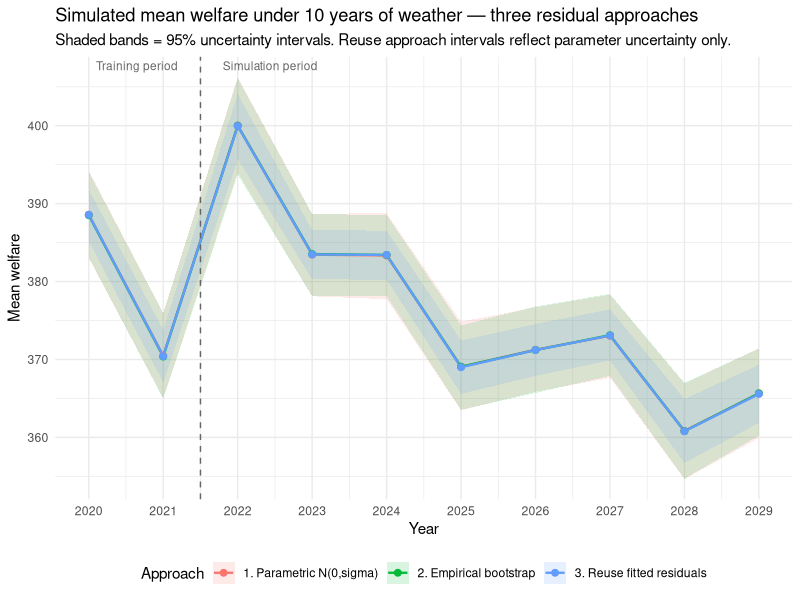
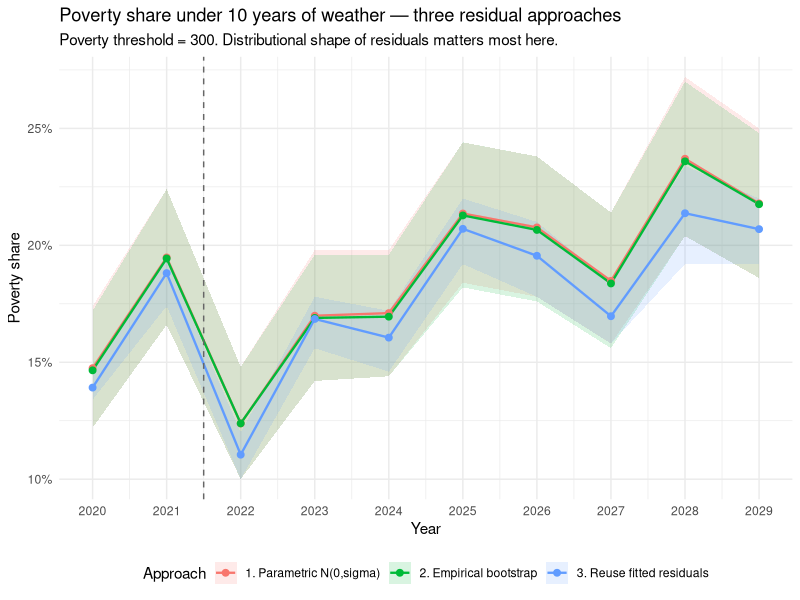
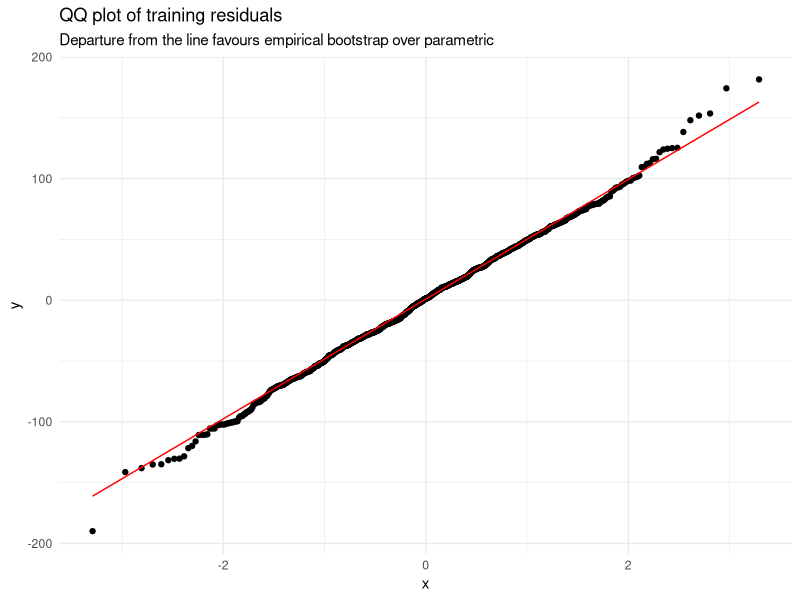
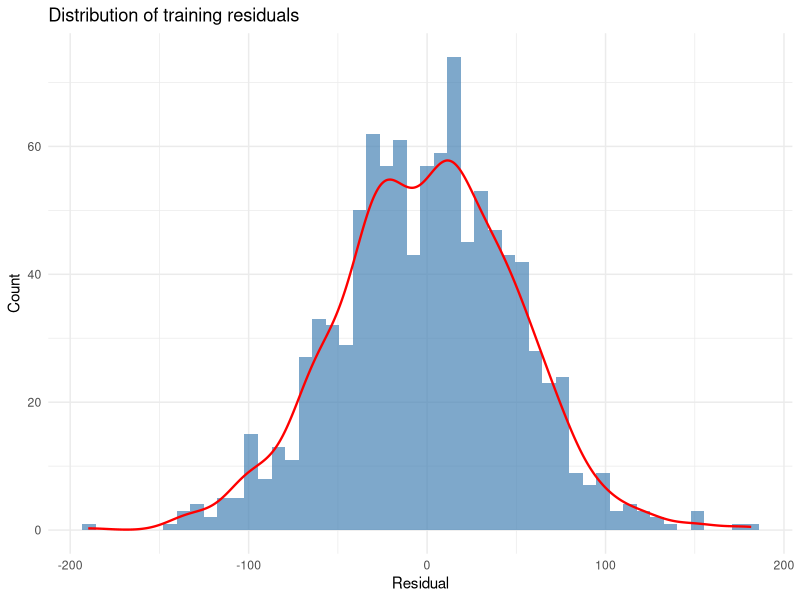
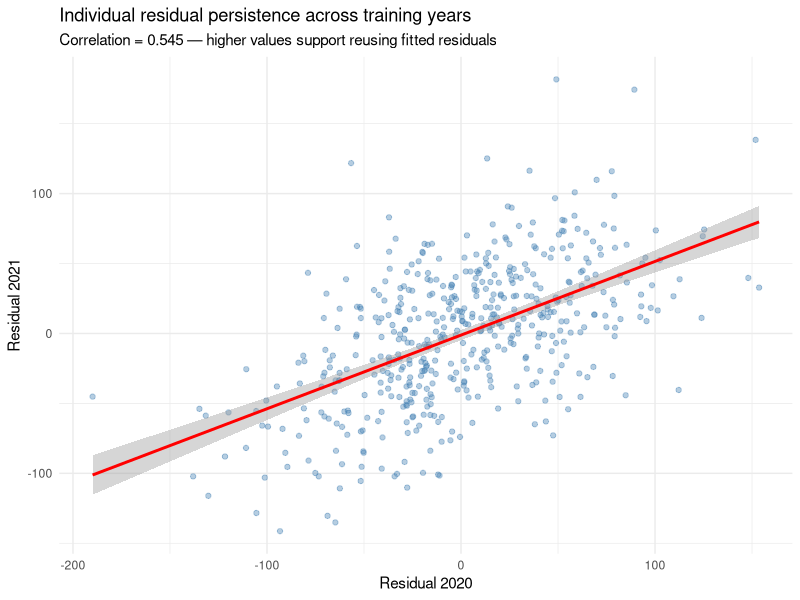

Write R code to recreate these figures, in order.
library(MASS)
library(tidyverse)

# =============================================================
# DATA SETUP
# 
# Survey data: 2 years (2020, 2021), same N households observed
# Weather data: 10 years (2020-2029), same locations
# Goal: simulate welfare for the same survey sample under
#       each year's weather conditions
# =============================================================

set.seed(123)

N          <- 500        # number of households
locations  <- paste0("loc_", 1:10)
survey_yrs <- c(2020, 2021)
all_yrs    <- 2020:2029
n_sim      <- 2000

# -------------------------------------------------------
# 1. Generate household characteristics (fixed over time)
#    These are the X_i and E_j covariates — observed and
#    held constant across all weather scenarios
# -------------------------------------------------------

households <- tibble(
  i         = 1:N,
  j         = sample(locations, N, replace = TRUE),
  X_assets  = rnorm(N, mean = 50, sd = 15),    # household asset index
  E_market  = rnorm(N, mean = 5,  sd = 2)      # location market access
)

# -------------------------------------------------------
# 2. Generate weather data for all 10 years by location
#    In the real application this comes from your weather dataset.
#    The 2020-2021 values are also used in training.
# -------------------------------------------------------

weather <- expand_grid(
  j    = locations,
  year = all_yrs
) %>%
  mutate(
    Haz = rnorm(n(), mean = 2 + 0.1 * (year - 2020), sd = 1)
    # Slight upward trend in hazard severity over time
  )

# -------------------------------------------------------
# 3. Generate survey data for 2020 and 2021
#    True DGP: W = 200 - 30*Haz + 4*X + 10*E + epsilon
#    epsilon ~ N(0, 50): individual persistent shock +
#    transitory noise. We simulate a persistent component
#    to make the reuse-residuals approach meaningful.
# -------------------------------------------------------

# Persistent unobserved individual component (stable across years)
households <- households %>%
  mutate(
    u_i = rnorm(N, mean = 0, sd = 35)   # persistent shock: large relative to transitory
  )

survey_data <- expand_grid(
  i    = 1:N,
  year = survey_yrs
) %>%
  left_join(households, by = "i") %>%
  left_join(weather, by = c("j", "year")) %>%
  mutate(
    epsilon_transitory = rnorm(n(), mean = 0, sd = 35),   # year-specific noise
    W = 200 + (-30 * Haz) + (4 * X_assets) + (10 * E_market) +
        u_i + epsilon_transitory                           # total residual = u_i + transitory
  )

# -------------------------------------------------------
# 4. Fit model on survey data (pooled 2020-2021)
#    Note: model does NOT include individual fixed effects,
#    so the residual absorbs both persistent and transitory
#    components — this is the setting where reusing
#    residuals is most defensible.
# -------------------------------------------------------

model <- lm(W ~ Haz + X_assets + E_market, data = survey_data)
summary(model)

cat("\nTrue coefficients: Intercept=200, Haz=-30, X_assets=4, E_market=10\n")
cat("Residual SD (sigma):", round(sigma(model), 2), "\n")
cat("True total residual SD:", round(sd(survey_data$u_i + survey_data$epsilon_transitory), 2), "\n\n")

# -------------------------------------------------------
# 5. Compute fitted residuals for each household
#    Use the average residual across the 2 survey years
#    per household — more stable than a single year
# -------------------------------------------------------

survey_data <- survey_data %>%
  mutate(resid_fitted = residuals(model))

# Average residual per household across survey years
household_residuals <- survey_data %>%
  group_by(i) %>%
  summarise(resid_avg = mean(resid_fitted), .groups = "drop")

# Full training residual vector (for empirical bootstrap pool)
train_resids <- residuals(model)

# -------------------------------------------------------
# 6. Build prediction dataset
#    Same N households × 10 weather years
#    Fixed household characteristics, varying Haz by year
# -------------------------------------------------------

pred_data <- expand_grid(
  i    = 1:N,
  year = all_yrs
) %>%
  left_join(households %>% dplyr::select(i, j, X_assets, E_market), by = "i") %>%
  left_join(weather, by = c("j", "year")) %>%
  left_join(household_residuals, by = "i")   # attach matched residual

# Design matrix for predictions
X_pred <- model.matrix(~ Haz + X_assets + E_market, data = pred_data)

# -------------------------------------------------------
# 7. Draw coefficient vectors (parameter uncertainty)
#    Shared across all three residual approaches —
#    this component is identical regardless of which
#    residual strategy is used
# -------------------------------------------------------

coef_draws <- mvrnorm(
  n     = n_sim,
  mu    = coef(model),
  Sigma = vcov(model)
)
# Dimensions: n_sim x n_coefficients

# Conditional mean predictions: n_obs x n_sim
# Each column is one plausible set of conditional mean predictions
W_mean_pred <- X_pred %*% t(coef_draws)

sigma_resid <- sigma(model)
n_obs       <- nrow(pred_data)

# =============================================================
# APPROACH 1: Parametric residuals — draw from N(0, sigma_hat)
#
# Assumes: residuals are normally distributed, purely transitory,
# and independent across individuals and weather. Ignores any
# persistent individual component.
# =============================================================

set.seed(1)
resid_parametric <- matrix(
  rnorm(n_obs * n_sim, mean = 0, sd = sigma_resid),
  nrow = n_obs, ncol = n_sim
)

W_parametric <- W_mean_pred + resid_parametric

# =============================================================
# APPROACH 2: Empirical bootstrap — sample from training residuals
#
# Assumes: residuals are transitory and randomly distributed
# across individuals each draw. Preserves observed distributional
# shape (skew, kurtosis) but discards individual identity.
# =============================================================

set.seed(2)
resid_empirical <- matrix(
  sample(train_resids, size = n_obs * n_sim, replace = TRUE),
  nrow = n_obs, ncol = n_sim
)

W_empirical <- W_mean_pred + resid_empirical

# =============================================================
# APPROACH 3: Reuse fitted residuals (matched by household ID)
#
# Assumes: residuals reflect persistent unobserved individual
# characteristics, stable across the simulation period.
# Preserves cross-sectional correlation structure — the same
# households that are above/below the model in training remain
# so in all simulated years.
#
# The residual is FIXED (not drawn), so it contributes no
# additional simulation variance. Only parameter uncertainty
# is being simulated here. The prediction intervals are
# narrower and conditional on each household's observed position.
# =============================================================

# Fixed residual vector: one value per observation, matched by i
# Broadcasting: add the same residual column across all n_sim draws
resid_fixed <- pred_data$resid_avg   # length n_obs

W_reuse <- W_mean_pred + resid_fixed   # vector recycles across columns

# =============================================================
# 8. Aggregate to population-level summaries by year
#    For each approach: mean welfare and poverty share per year,
#    with 95% uncertainty intervals
# =============================================================

threshold <- 300   # welfare poverty line

summarise_by_year <- function(W_matrix, pred_data, label) {
  years <- sort(unique(pred_data$year))
  
  map_dfr(years, function(yr) {
    idx <- which(pred_data$year == yr)
    W_yr <- W_matrix[idx, ]    # n_households x n_sim for this year
    
    pop_mean    <- colMeans(W_yr)
    pop_poverty <- colMeans(W_yr < threshold)
    
    bind_rows(
      tibble(
        year      = yr,
        approach  = label,
        statistic = "Mean welfare",
        estimate  = mean(pop_mean),
        lwr_95    = quantile(pop_mean, 0.025),
        upr_95    = quantile(pop_mean, 0.975)
      ),
      tibble(
        year      = yr,
        approach  = label,
        statistic = "Poverty share",
        estimate  = mean(pop_poverty),
        lwr_95    = quantile(pop_poverty, 0.025),
        upr_95    = quantile(pop_poverty, 0.975)
      )
    )
  })
}

results <- bind_rows(
  summarise_by_year(W_parametric, pred_data, "1. Parametric N(0,sigma)"),
  summarise_by_year(W_empirical,  pred_data, "2. Empirical bootstrap"),
  summarise_by_year(W_reuse,      pred_data, "3. Reuse fitted residuals")
)

# -------------------------------------------------------
# 9. Print results table
# -------------------------------------------------------

results %>%
  filter(statistic == "Mean welfare") %>%
  mutate(across(c(estimate, lwr_95, upr_95), round, 1)) %>%
  arrange(year, approach) %>%
  print(n = Inf)

# -------------------------------------------------------
# 10. Compare interval widths across approaches
#     Key diagnostic: how much wider are parametric/empirical
#     intervals vs. reuse? The difference reflects residual
#     variance contribution to population-level uncertainty.
# -------------------------------------------------------

interval_widths <- results %>%
  mutate(width = upr_95 - lwr_95) %>%
  group_by(approach, statistic) %>%
  summarise(mean_width = round(mean(width), 3), .groups = "drop") %>%
  arrange(statistic, approach)

cat("\n--- Average 95% interval width by approach ---\n")
print(interval_widths)

# -------------------------------------------------------
# 11. Plot: mean welfare over time with uncertainty bands
# -------------------------------------------------------

results %>%
  filter(statistic == "Mean welfare") %>%
  ggplot(aes(x = year, y = estimate, colour = approach, fill = approach)) +
  geom_ribbon(aes(ymin = lwr_95, ymax = upr_95), alpha = 0.15, colour = NA) +
  geom_line(linewidth = 0.8) +
  geom_point(size = 2) +
  geom_vline(xintercept = 2021.5, linetype = "dashed", colour = "grey40") +
  annotate("text", x = 2021.2, y = Inf, label = "Training period",
           hjust = 1, vjust = 1.5, size = 3, colour = "grey40") +
  annotate("text", x = 2021.8, y = Inf, label = "Simulation period",
           hjust = 0, vjust = 1.5, size = 3, colour = "grey40") +
  scale_x_continuous(breaks = all_yrs) +
  labs(
    title    = "Simulated mean welfare under 10 years of weather — three residual approaches",
    subtitle = "Shaded bands = 95% uncertainty intervals. Reuse approach intervals reflect parameter uncertainty only.",
    x        = "Year", y = "Mean welfare",
    colour   = "Approach", fill = "Approach"
  ) +
  theme_minimal() +
  theme(legend.position = "bottom")

# -------------------------------------------------------
# 12. Plot: poverty share over time
# -------------------------------------------------------

results %>%
  filter(statistic == "Poverty share") %>%
  ggplot(aes(x = year, y = estimate, colour = approach, fill = approach)) +
  geom_ribbon(aes(ymin = lwr_95, ymax = upr_95), alpha = 0.15, colour = NA) +
  geom_line(linewidth = 0.8) +
  geom_point(size = 2) +
  geom_vline(xintercept = 2021.5, linetype = "dashed", colour = "grey40") +
  scale_x_continuous(breaks = all_yrs) +
  scale_y_continuous(labels = scales::percent) +
  labs(
    title    = "Poverty share under 10 years of weather — three residual approaches",
    subtitle = "Poverty threshold = 300. Distributional shape of residuals matters most here.",
    x        = "Year", y = "Poverty share",
    colour   = "Approach", fill = "Approach"
  ) +
  theme_minimal() +
  theme(legend.position = "bottom")

# -------------------------------------------------------
# 13. Diagnostic: check residual distribution
#     Use this to justify your choice of approach
# -------------------------------------------------------

tibble(resid = train_resids) %>%
  ggplot(aes(sample = resid)) +
  stat_qq() + stat_qq_line(colour = "red") +
  labs(
    title    = "QQ plot of training residuals",
    subtitle = "Departure from the line favours empirical bootstrap over parametric"
  ) +
  theme_minimal()

tibble(resid = train_resids) %>%
  ggplot(aes(x = resid)) +
  geom_histogram(bins = 50, fill = "steelblue", alpha = 0.7) +
  geom_density(aes(y = after_stat(count) * (max(train_resids) - min(train_resids)) / 50),
               colour = "red", linewidth = 0.8) +
  labs(
    title = "Distribution of training residuals",
    x = "Residual", y = "Count"
  ) +
  theme_minimal()

# -------------------------------------------------------
# 14. Diagnostic: persistence of individual residuals
#     If residuals are persistent across the 2 training years,
#     reusing them is more defensible. Check correlation of
#     individual residuals across years.
# -------------------------------------------------------

resid_by_year <- survey_data %>%
  dplyr::select(i, year, resid_fitted) %>%
  pivot_wider(names_from = year, values_from = resid_fitted,
              names_prefix = "resid_")

resid_correlation <- cor(
  resid_by_year$resid_2020,
  resid_by_year$resid_2021,
  use = "complete.obs"
)

cat("\nCorrelation of individual residuals across 2020 and 2021:", round(resid_correlation, 3), "\n")
cat("Higher correlation (>0.4) supports reusing fitted residuals.\n")

resid_by_year %>%
  ggplot(aes(x = resid_2020, y = resid_2021)) +
  geom_point(alpha = 0.4, colour = "steelblue") +
  geom_smooth(method = "lm", colour = "red", se = TRUE) +
  labs(
    title    = "Individual residual persistence across training years",
    subtitle = paste0("Correlation = ", round(resid_correlation, 3),
                      " — higher values support reusing fitted residuals"),
    x        = "Residual 2020", y = "Residual 2021"
  ) +
  theme_minimal()
